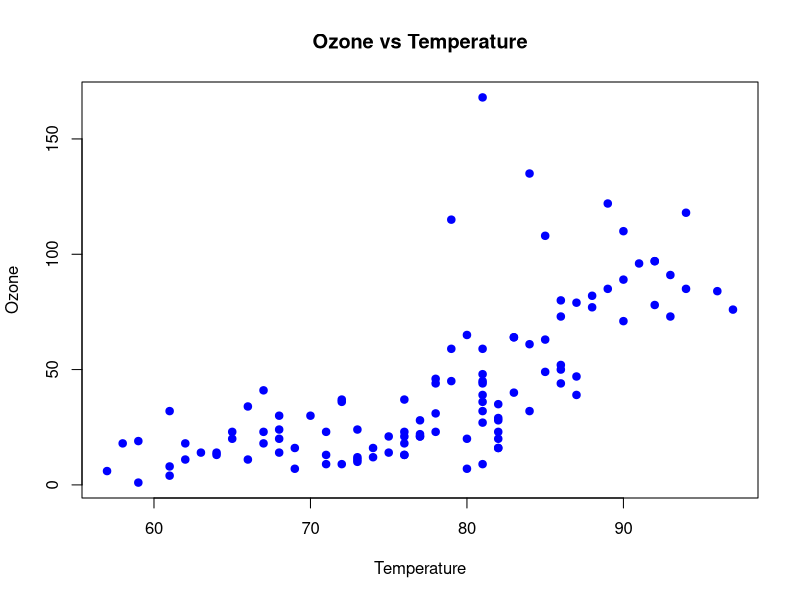
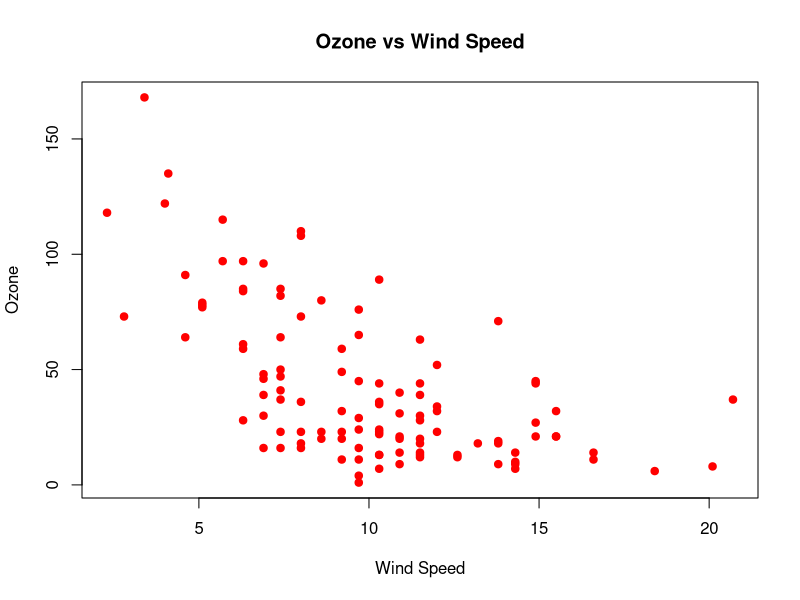
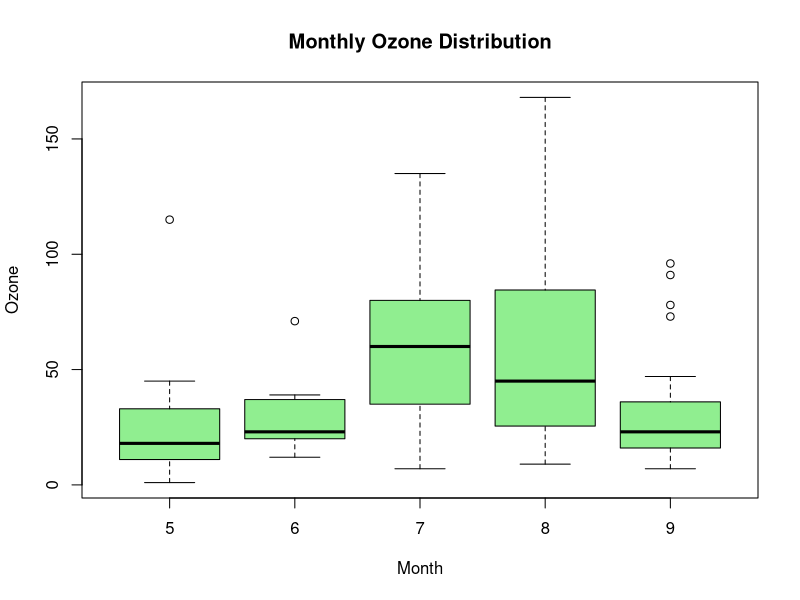
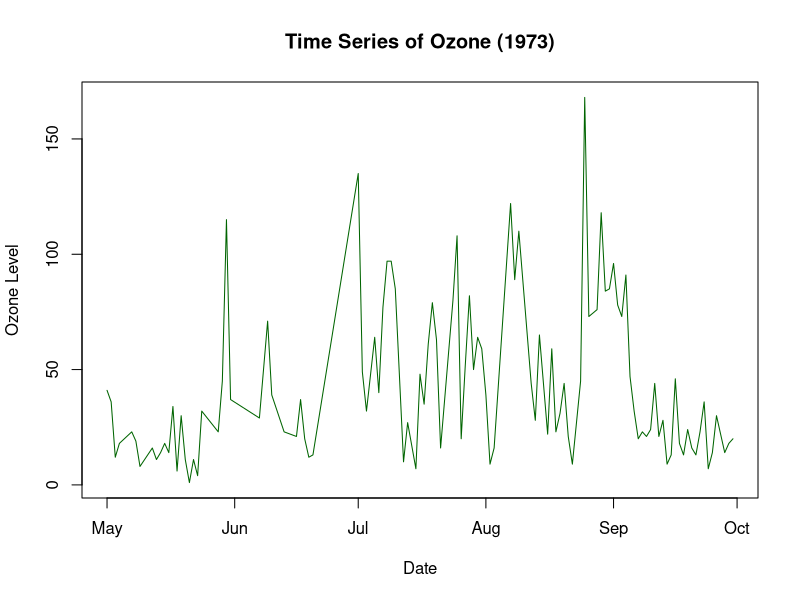
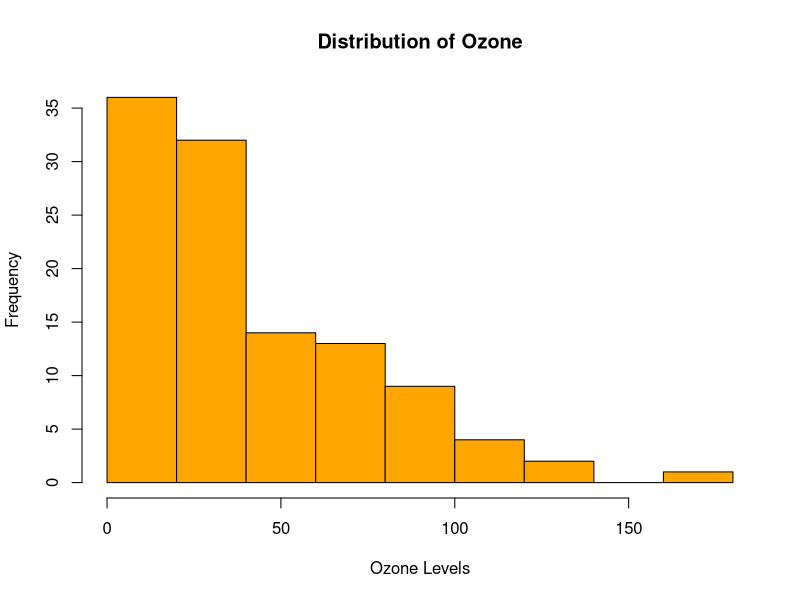

Reproduce these figures in R, in order.
head(airquality)

str(airquality)

summary(airquality)

colSums(is.na(airquality))

airquality <- na.omit(airquality)

cor(
  airquality[, c("Ozone", "Solar.R", "Wind", "Temp")]
)

plot(
  airquality$Temp,
  airquality$Ozone,
  main = "Ozone vs Temperature",
  xlab = "Temperature",
  ylab = "Ozone",
  pch = 19,
  col = "blue"
)

plot(
  airquality$Wind,
  airquality$Ozone,
  main = "Ozone vs Wind Speed",
  xlab = "Wind Speed",
  ylab = "Ozone",
  pch = 19,
  col = "red"
)

aggregate(
  Ozone ~ Month,
  data = airquality,
  mean
)

boxplot(
  Ozone ~ Month,
  data = airquality,
  main = "Monthly Ozone Distribution",
  xlab = "Month",
  ylab = "Ozone",
  col = "lightgreen"
)

airquality$Date <- as.Date(
  paste(
    1973,
    airquality$Month,
    airquality$Day,
    sep = "-"
  )
)

airquality <- airquality[order(airquality$Date), ]

plot(
  airquality$Date,
  airquality$Ozone,
  type = "l",
  col = "darkgreen",
  main = "Time Series of Ozone (1973)",
  xlab = "Date",
  ylab = "Ozone Level"
)

model <- lm(
  Ozone ~ Solar.R + Wind + Temp,
  data = airquality
)

summary(model)

hist(
  airquality$Ozone,
  main = "Distribution of Ozone",
  xlab = "Ozone Levels",
  col = "orange"
)
